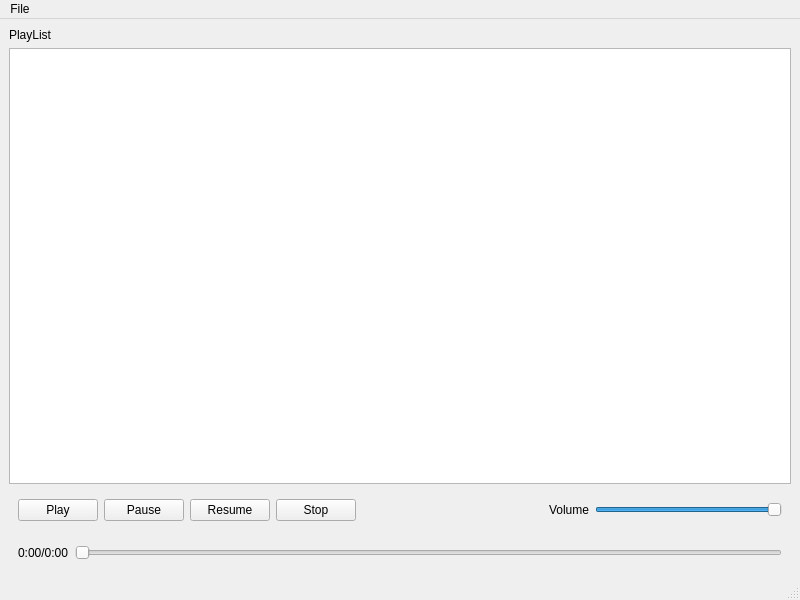
<?xml version="1.0" encoding="UTF-8"?>
<ui version="4.0">
 <class>MainWindow</class>
 <widget class="QMainWindow" name="MainWindow">
  <property name="geometry">
   <rect>
    <x>0</x>
    <y>0</y>
    <width>800</width>
    <height>600</height>
   </rect>
  </property>
  <property name="windowTitle">
   <string>MainWindow</string>
  </property>
  <widget class="QWidget" name="centralwidget">
   <layout class="QVBoxLayout" name="verticalLayout">
    <item>
     <widget class="QLabel" name="label">
      <property name="text">
       <string>PlayList</string>
      </property>
     </widget>
    </item>
    <item>
     <widget class="QListWidget" name="listWidget">
      <property name="horizontalScrollBarPolicy">
       <enum>Qt::ScrollBarAlwaysOff</enum>
      </property>
     </widget>
    </item>
    <item>
     <widget class="QWidget" name="widget" native="true">
      <layout class="QHBoxLayout" name="horizontalLayout">
       <item>
        <widget class="QPushButton" name="playButton">
         <property name="text">
          <string>Play</string>
         </property>
        </widget>
       </item>
       <item>
        <widget class="QPushButton" name="pauseButton">
         <property name="text">
          <string>Pause</string>
         </property>
        </widget>
       </item>
       <item>
        <widget class="QPushButton" name="resumeButton">
         <property name="text">
          <string>Resume</string>
         </property>
        </widget>
       </item>
       <item>
        <widget class="QPushButton" name="stopButton">
         <property name="text">
          <string>Stop</string>
         </property>
        </widget>
       </item>
       <item>
        <spacer name="horizontalSpacer">
         <property name="orientation">
          <enum>Qt::Horizontal</enum>
         </property>
         <property name="sizeHint" stdset="0">
          <size>
           <width>40</width>
           <height>20</height>
          </size>
         </property>
        </spacer>
       </item>
       <item>
        <widget class="QLabel" name="label_2">
         <property name="text">
          <string>Volume</string>
         </property>
        </widget>
       </item>
       <item>
        <widget class="QSlider" name="volumeSlider">
         <property name="maximum">
          <number>100</number>
         </property>
         <property name="value">
          <number>100</number>
         </property>
         <property name="orientation">
          <enum>Qt::Horizontal</enum>
         </property>
        </widget>
       </item>
      </layout>
     </widget>
    </item>
    <item>
     <widget class="QWidget" name="widget_2" native="true">
      <layout class="QHBoxLayout" name="horizontalLayout_2">
       <item>
        <widget class="QLabel" name="progressText">
         <property name="text">
          <string>0:00/0:00</string>
         </property>
        </widget>
       </item>
       <item>
        <widget class="QSlider" name="progressSlider">
         <property name="minimum">
          <number>0</number>
         </property>
         <property name="maximum">
          <number>100</number>
         </property>
         <property name="value">
          <number>0</number>
         </property>
         <property name="orientation">
          <enum>Qt::Horizontal</enum>
         </property>
        </widget>
       </item>
      </layout>
     </widget>
    </item>
   </layout>
  </widget>
  <widget class="QMenuBar" name="menubar">
   <property name="geometry">
    <rect>
     <x>0</x>
     <y>0</y>
     <width>800</width>
     <height>22</height>
    </rect>
   </property>
   <widget class="QMenu" name="menuFile">
    <property name="title">
     <string>File</string>
    </property>
    <addaction name="actionOpen"/>
   </widget>
   <addaction name="menuFile"/>
  </widget>
  <widget class="QStatusBar" name="statusbar"/>
  <action name="actionOpen">
   <property name="text">
    <string>Open</string>
   </property>
   <property name="shortcut">
    <string>Ctrl+O</string>
   </property>
  </action>
 </widget>
 <resources>
  <include location="../resource.qrc"/>
 </resources>
 <connections/>
</ui>
